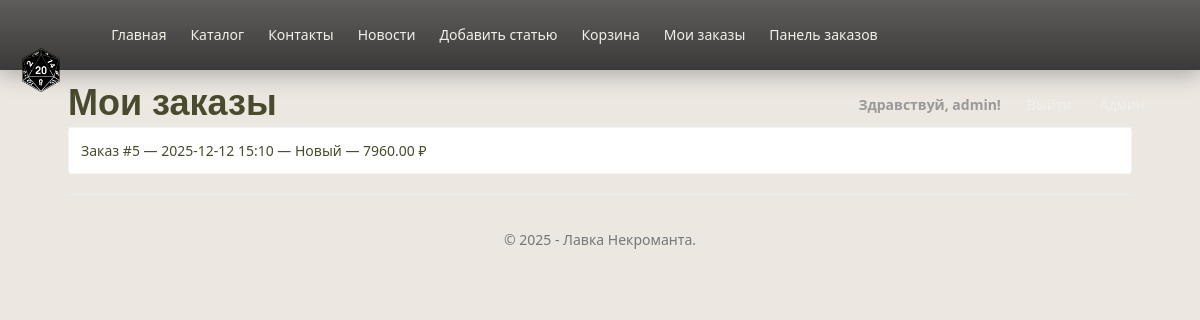
The page /my_orders/ (signed in) on the database its author committed.
### app/models.py (models this page shows, shortened)
class Order(models.Model):
    STATUS_NEW = 'NEW'
    STATUS_PROCESSING = 'PROCESSING'
    STATUS_SHIPPED = 'SHIPPED'
    STATUS_CANCELLED = 'CANCELLED'
    STATUS_CHOICES = [
        (STATUS_NEW, 'Новый'),
        (STATUS_PROCESSING, 'В обработке'),
        (STATUS_SHIPPED, 'Отправлен'),
        (STATUS_CANCELLED, 'Отменён'),
    ]
    customer = models.ForeignKey(settings.AUTH_USER_MODEL, related_name='orders',
                                 on_delete=models.SET_NULL, null=True, blank=True, verbose_name="Клиент")
    created_at = models.DateTimeField(verbose_name="Создан", default=timezone.now)
    status = models.CharField(verbose_name="Статус", max_length=20, choices=STATUS_CHOICES, default=STATUS_NEW)
    total_price = models.DecimalField(verbose_name="Итоговая сумма", max_digits=10, decimal_places=2, default=0)
    full_name = models.CharField(verbose_name="ФИО получателя", max_length=200, blank=True)
    phone = models.CharField(verbose_name="Телефон", max_length=50, blank=True)
    address = models.TextField(verbose_name="Адрес доставки", blank=True)
    comment = models.TextField(verbose_name="Комментарий к заказу", blank=True)
    class Meta:
        verbose_name = "Заказ"
        verbose_name_plural = "Заказы"
        ordering = ['-created_at']

### app/views.py (the view)
# urls.py: path('my_orders/', views.my_orders, name='my_orders'),
@client_required
def my_orders(request):
    assert isinstance(request, HttpRequest)
    orders = Order.objects.filter(customer=request.user).order_by('-created_at')
    return render(request, 'app/my_orders.html', {
        'title': 'Мои заказы',
        'orders': orders,
        'year': datetime.now().year,
    })

### app/templatetags/group_tags.py (called while the page is built)
@register.filter(name='has_group')
def has_group(user, group_name):
    if not user or not hasattr(user, 'groups'):
        return False
    return user.groups.filter(name=group_name).exists()

### app/utils.py (called while the page is built)
def _in_group(user, group_name):
    return user.is_authenticated and user.groups.filter(name=group_name).exists()

def is_client(user):
    return _in_group(user, 'Client')

def client_required(view_func):
    @wraps(view_func)
    def _wrapped_view(request, *args, **kwargs):
        login_url = reverse('login')
        if not request.user.is_authenticated:
            return redirect_to_login(request.get_full_path(), login_url=login_url, redirect_field_name=REDIRECT_FIELD_NAME)
        if not is_client(request.user):
            return redirect('home')
        return view_func(request, *args, **kwargs)
    return _wrapped_view

### app/templates/app/my_orders.html
{% extends "app/layout.html" %}
{% block content %}
<h1>Мои заказы</h1>
  {% if orders %}
<ul class="list-group">
    {% for o in orders %}
    <li class="list-group-item">
        <a href="{% url 'order_detail' order_id=o.id %}">
            Заказ #{{ o.id }} — {{ o.created_at|date:"Y-m-d H:i" }} — {{ o.get_status_display }} — {{ o.total_price }} ₽
        </a>
    </li>
    {% endfor %}
</ul>
  {% else %}
<p>У вас пока нет заказов.</p>
  {% endif %}
{% endblock %}

### app/templates/app/loginpartial.html (shortened to what this page needs)
{% load static %}
<div id="nav-right-block" class="nav navbar-nav navbar-right">
    {% if user.is_authenticated %}
    <div class="nav-user">
        <span class="navbar-text">Здравствуй, {{ user.username }}!</span>
        <form id="logoutForm" action="{% url 'logout' %}" method="post" class="logout-form">
            <button type="submit" class="nav-action nav-link-button">Выйти</button>
        </form>
        {% if user.is_superuser %}
        <a class="nav-action" href="{% url 'admin:index' %}">Админ</a>
        {% endif %}
    </div>
    {% else %}
    <div class="auth-nav">
        <a class="nav-action" href="{% url 'login' %}">Войти</a>
        <a class="nav-action" href="{% url 'registration' %}">Регистрация</a>
    </div>
    {% endif %}
</div>

### app/static/app/content/site.css (style rules this page uses)
:root { --bg: #ece7e1; --text: #3b3b3b; --heading: #4a4a2e; --accent-start: #d4af37; --accent-end: #85754e; --olive: #4a4a2e; --olive-2: #5c5c3a; --muted: #6b6b61; --panel-bg: #fefdfb; --border: #ddd; --success: #2e8b57; --danger: #b94a48; --radius: 8px; --shadow: 0 6px 18px rgba(0,0,0,0.06); --glass: rgba(255,255,255,0.7); }
* { box-sizing: border-box; }
html, body { height: 100%; }
body { background-color: var(--bg); color: var(--text); font-family: 'Segoe UI', Tahoma, Geneva, Verdana, sans-serif; padding-top: 80px; padding-bottom: 40px; line-height: 1.5; -webkit-font-smoothing: antialiased; -moz-osx-font-smoothing: grayscale; }
h1, h2, h3, h4, h5 { color: var(--heading); font-weight: 700; margin-top: 0; margin-bottom: 0.6rem; line-height: 1.15; }
.navbar .navbar-right { margin-top: 6px; }
.list-group-item { border-radius: 8px; border: 1px solid rgba(0,0,0,0.04); background: #fff; margin-bottom: 10px; padding: 12px; display: flex; align-items: center; gap: 12px; transition: transform .14s ease, box-shadow .14s ease; }
#nav-right-block { margin-left: auto; }
.navbar-text { color: #fff; }
.navbar .nav.navbar-nav { display: flex; align-items: center; margin: 0; }
#nav-right-block { display: flex; align-items: center; margin-left: auto; }
.navbar-text { color: #fff; font-weight: 600; line-height: 70px; display: inline-block; padding: 0 6px; margin: 0; }
.nav-action { color: #f1efe9; display: inline-flex; align-items: center; height: 70px; line-height: 70px; padding: 0 8px; margin: 0; }
a { color: var(--olive); }
#nav-right-block { display: flex; align-items: center; margin-left: auto; gap: 10px; }
.nav-user { display: flex; align-items: center; gap: 12px; }
.logout-form { display: inline-flex; align-items: center; margin: 0; padding: 0; background: transparent; border: none; }
.nav-link-button { background: none; border: none; color: #f1efe9; cursor: pointer; padding: 0 8px; font: inherit; height: 70px; line-height: 70px; margin: 0; }
.nav-action { color: #f1efe9; display: inline-flex; align-items: center; padding: 0 8px; height: 70px; line-height: 70px; margin: 0; }

### rows shown on the page
Order: id "5", created_at "2025-12-12 15:10", status "Новый", total_price "7960.00"

### other values the page prints
{{ user.username }} "admin"
